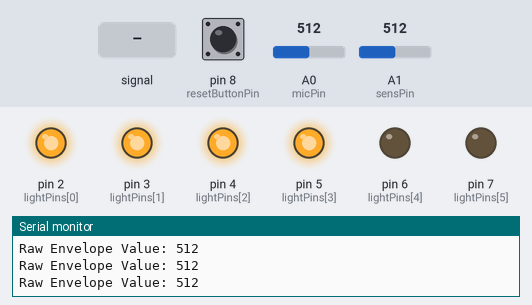
This program was run on a simulated Arduino Nano, built with avr-gcc and run on an emulated ATmega328P. Shown: output pins drawn as LEDs (lit = HIGH), the last lines printed to the serial monitor. Dashed ring = blinking. The inputs (shaded band) are chosen by the test bench; at power-on: pin 8 (resetButtonPin) HIGH, A1 (sensPin) = 512, A0 (micPin) = 512.

Above: at 1.2 s.
1.3 s: A0 (micPin) fed a 200 Hz sine of ±255 counts around its level
At 2.1 s:
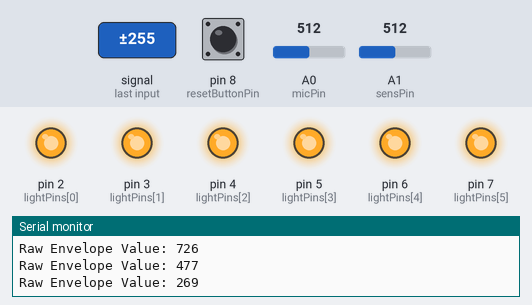
3.2 s: pin 8 (resetButtonPin) pulled LOW for 0.15 s
At 3.9 s:
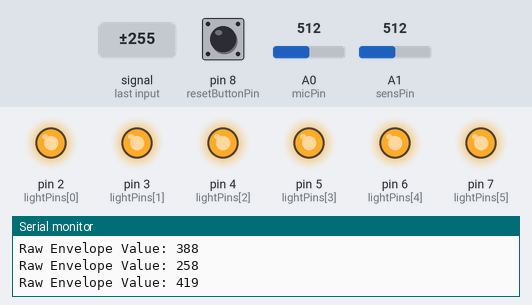
4.8 s: A1 (sensPin) set to 619
6.3 s: A1 (sensPin) set to 653
At 7.1 s:
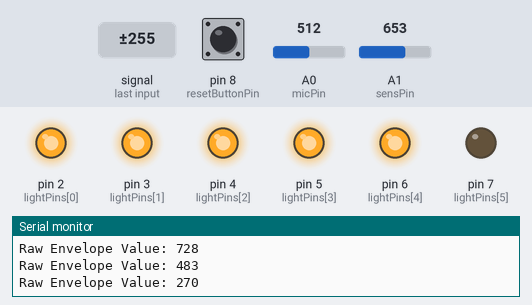
7.8 s: pin 8 (resetButtonPin) pulled LOW for 1 s
At 8.32 s:
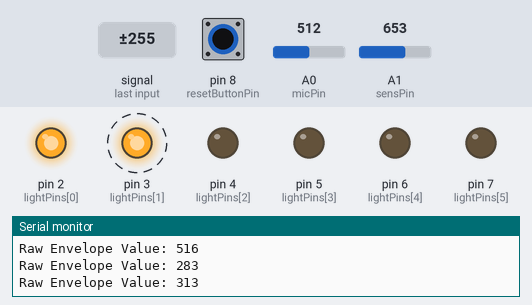
10.8 s: pin 8 (resetButtonPin) pulled LOW for 3.2 s
At 11.75 s:
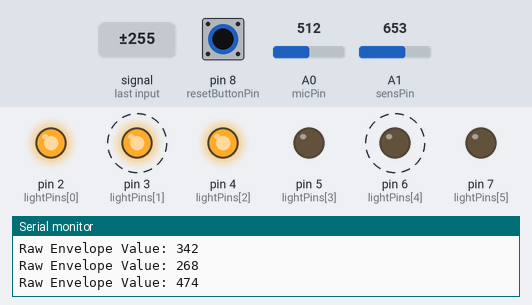
Timing chart, 0 to 15.6 s (numbered marks = the images above; inputs shaded):
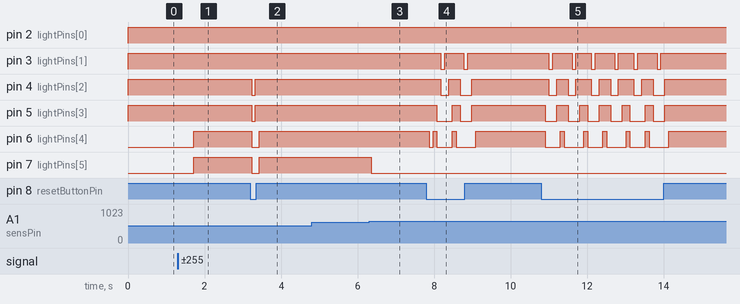

Measured:
- the behaviour switches between 634 and 635 on A1 (sensPin) (found by bisection; images 2 and 3)
- after the input at 1.3 s, pin 6 (lightPins[4]), pin 7 (lightPins[5]): LOW → HIGH after 0.42 s
- after the input at 3.2 s, pin 4 (lightPins[2]), pin 5 (lightPins[3]): HIGH → LOW at once, → HIGH 0.10 s later; pin 6 (lightPins[4]), pin 7 (lightPins[5]): HIGH → LOW at once, → HIGH 0.20 s later
- after the input at 6.3 s, pin 7 (lightPins[5]): HIGH → LOW after 0.06 s
- after the input at 7.8 s, pin 3 (lightPins[1]): alternates HIGH for 0.50 s and LOW for 0.10 s, 4 changes in all, then stays HIGH, starting after 0.37 s; pin 4 (lightPins[2]): HIGH → LOW after 0.37 s, → HIGH 0.20 s later, → LOW 0.30 s later, → HIGH 0.30 s later
- after the input at 10.8 s, pin 3 (lightPins[1]): alternates HIGH for 0.50 s and LOW for 0.10 s, 12 changes in all, then stays HIGH, starting after 0.20 s; pin 4 (lightPins[2]): HIGH → LOW after 0.20 s, then repeats every 1.1 s: HIGH 0.30 s, LOW 0.20 s, HIGH 0.40 s, LOW 0.20 s

The program:

main.cpp
```cpp
#include <Arduino.h>

// Set to 1 to run a one-shot test that turns off all relays instead of normal operation
#define TEST_ALL_RELAYS_OFF 0

// Pin Definitions
const int micPin = A0;            // SparkFun Sound Detector envelope pin
const int sensPin = A1;           // Potentiometer wiper for sensitivity adjustment
const int lightPins[] = {2, 3, 4, 5, 6, 7}; // Pins connected to relay channels
const int resetButtonPin = 8;     // Momentary button to GND, uses internal pull-up
const int numLights = sizeof(lightPins) / sizeof(lightPins[0]);

// Raw envelope value each light turns on at, once the running peak reaches it (tune after observing real applause)
const int soundThresholds[numLights] = {100, 200, 300, 400, 500, 540};

int peakRaw = 0; // Highest raw envelope value seen since the last reset

// Function to switch a light on or off
void switchLight(int lightPin, bool state) {
  digitalWrite(lightPin, state ? HIGH : LOW); // HIGH = ON for this relay module
}


// Reads the mic, updates the running peak, and returns how many lights that peak has earned
int getLightLevel() {
  int rawValue = analogRead(micPin);          // Read the envelope value
  Serial.print("Raw Envelope Value: ");
  Serial.println(rawValue);                  // Debugging output

  if (rawValue > peakRaw) {
    peakRaw = rawValue; // Only the loudest value since the last reset counts
  }

  // Pot scales all thresholds 50%-200%: turn one way for more sensitive, the other for less
  int sensPercent = map(analogRead(sensPin), 0, 1023, 50, 200);

  int level = 0;
  for (int i = 0; i < numLights; i++) {
    long threshold = (long)soundThresholds[i] * sensPercent / 100;
    if (peakRaw >= threshold) {
      level = i + 1;
    }
  }
  return level;
}

// Function to control lights based on level; lights up to `level` stay on
void controlLights(int level) {
  for (int i = 0; i < numLights; i++) {
    switchLight(lightPins[i], i < level);
  }
}

void setup() {
  Serial.begin(9600); // Initialize serial communication for debugging
  Serial.println("BOOT"); // Reappears if the board resets; helps spot power/wiring glitches

  // Initialize light pins as outputs
  for (int i = 0; i < numLights; i++) {
    pinMode(lightPins[i], OUTPUT);
    switchLight(lightPins[i], false); // Start with all lights OFF
  }

#if TEST_ALL_RELAYS_OFF
  Serial.println("TEST_ALL_RELAYS_OFF: all relays turned off, halting.");
  return; // Skip mic setup so loop() only does the test behavior below
#endif

  pinMode(micPin, INPUT); // Microphone input pin
  pinMode(resetButtonPin, INPUT_PULLUP); // Button reads LOW when pressed
}

void loop() {
#if TEST_ALL_RELAYS_OFF
  return; // Do nothing further; relays were already turned off in setup()
#endif
  if (digitalRead(resetButtonPin) == LOW) {
    peakRaw = 0; // Button pressed: clear the peak without rebooting the board, so relays don't flash
  }

  int lightLevel = getLightLevel(); // Get the current peak-hold level mapped to lights
  controlLights(lightLevel);       // Adjust lights accordingly
  delay(100);                      // Small delay to stabilize readings
}
```
